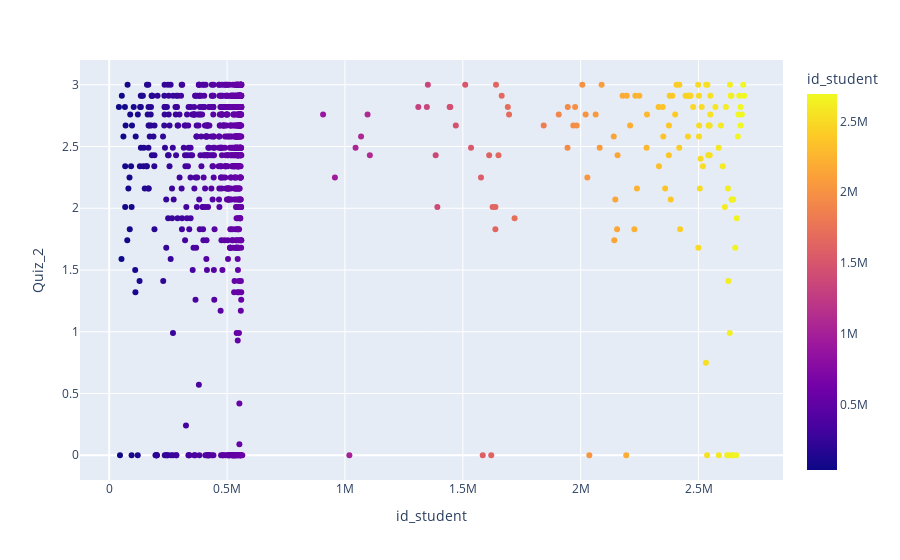

This figure's notebook cell:
### Code cell
def update_figure():
    figure = px.scatter(data_merged3, 
                     x='id_student', 
                     y='Quiz_2', 
                     color="id_student",
                     hover_name='id_student')
    return figure
update_figure()

### Figure 1 — Plotly figure (JSON) as saved in the notebook; plotly's stock layout.template omitted (floating-point values rounded to 4 significant figures; data arrays with more than 128 entries replaced by an {"elided": "..."} marker saying what was removed)
{"data": [{"hovertemplate": "<b>%{hovertext}</b><br><br>id_student=%{marker.color}<br>Quiz_2=%{y}<extra></extra>", "hovertext": {"elided": "812 int values"}, "legendgroup": "", "marker": {"color": {"elided": "812 int values"}, "coloraxis": "coloraxis", "symbol": "circle"}, "mode": "markers", "name": "", "orientation": "v", "showlegend": false, "type": "scatter", "x": {"elided": "812 int values"}, "xaxis": "x", "y": {"elided": "812 float values"}, "yaxis": "y"}], "layout": {"coloraxis": {"colorbar": {"title": {"text": "id_student"}}, "colorscale": [[0, "#0d0887"], [0.1111, "#46039f"], [0.2222, "#7201a8"], [0.3333, "#9c179e"], [0.4444, "#bd3786"], [0.5556, "#d8576b"], [0.6667, "#ed7953"], [0.7778, "#fb9f3a"], [0.8889, "#fdca26"], [1, "#f0f921"]]}, "legend": {"tracegroupgap": 0}, "margin": {"t": 60}, "xaxis": {"anchor": "y", "domain": [0, 1], "title": {"text": "id_student"}}, "yaxis": {"anchor": "x", "domain": [0, 1], "title": {"text": "Quiz_2"}}}}
